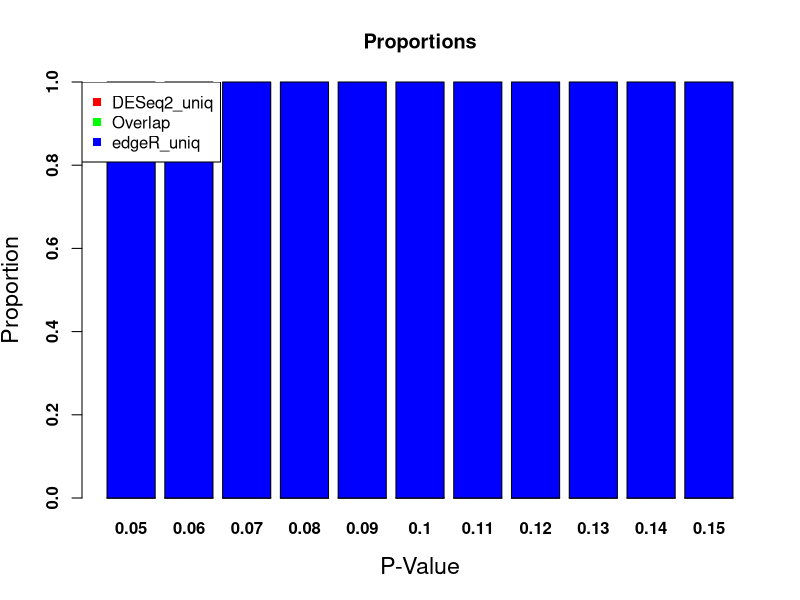
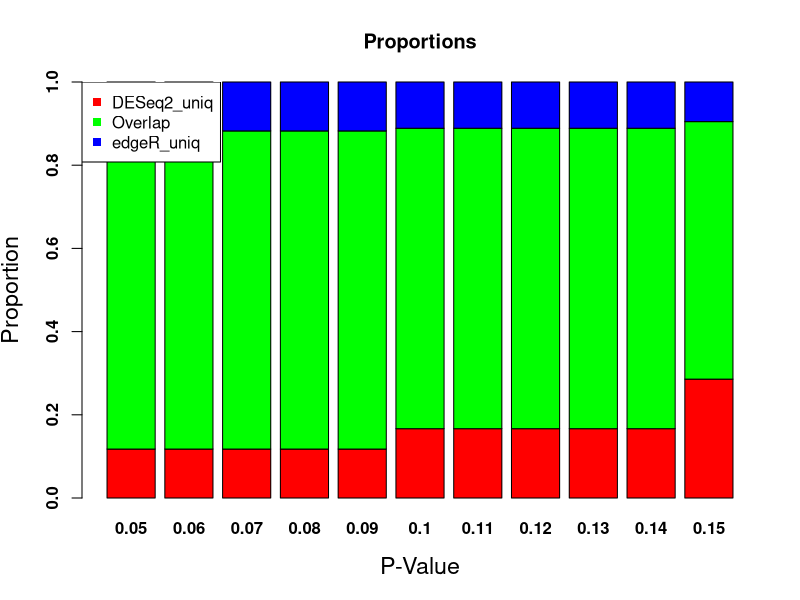
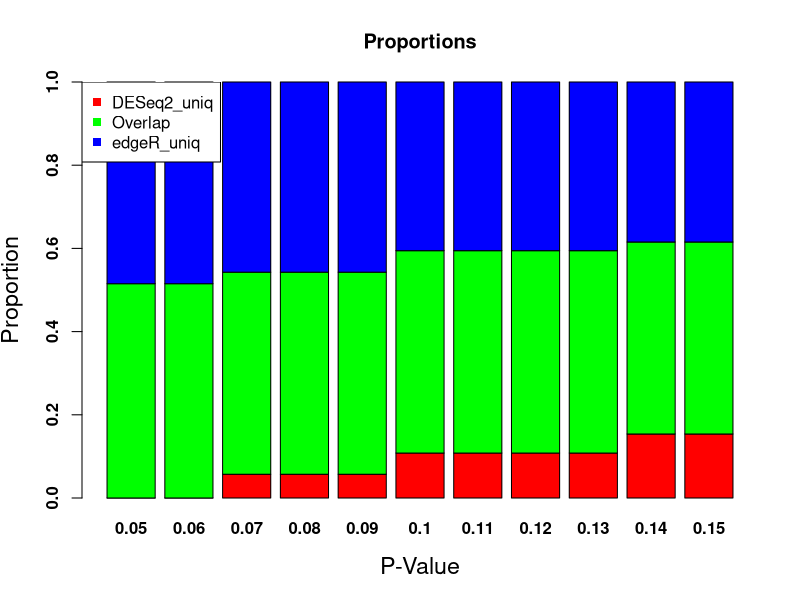
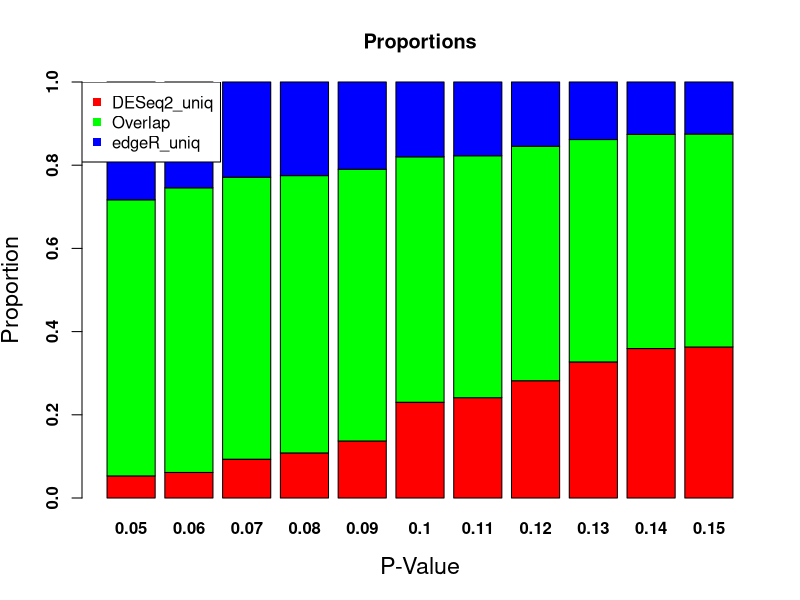
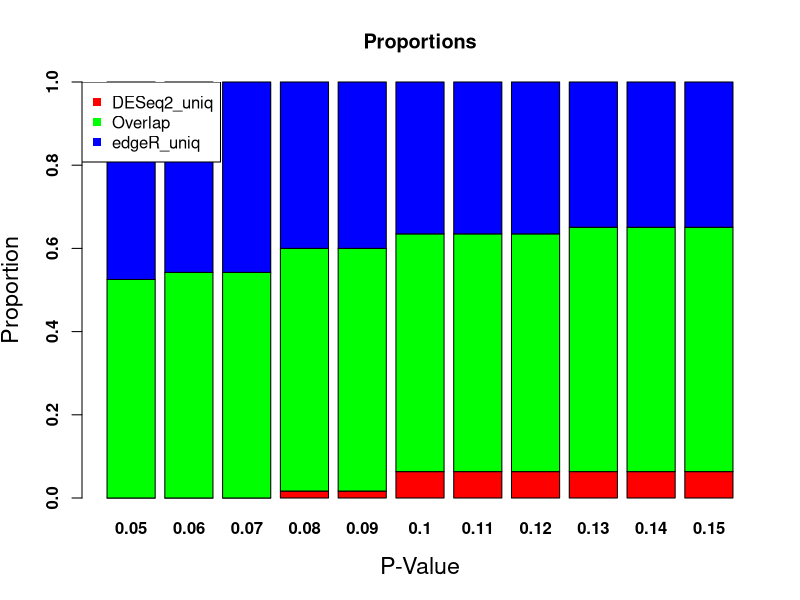
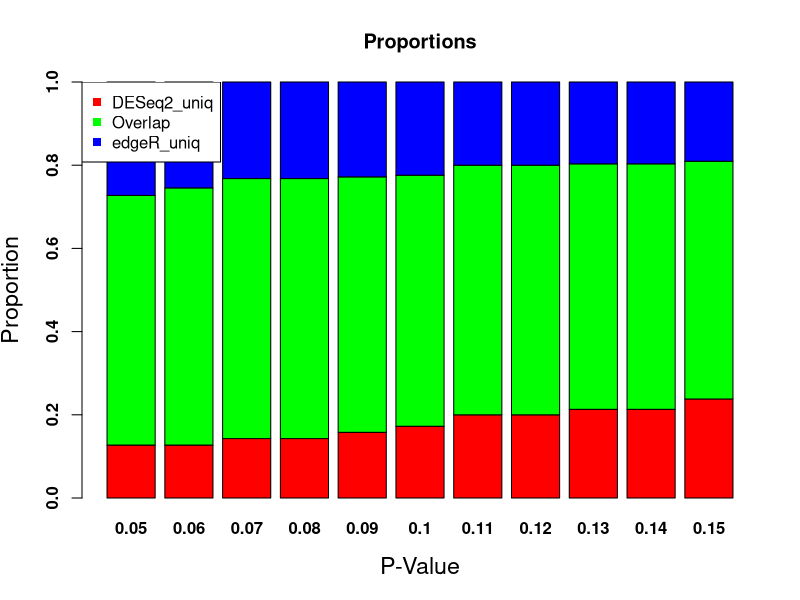

R code for these plots, in order:
library(openxlsx)

dataBaP.low <- read.xlsx('table.xlsx', sheet = 1, colNames = T, rowNames = T)
dataBaP.high <- read.xlsx('table.xlsx', sheet = 2, colNames = T, rowNames = T)
dataEE2.low <- read.xlsx('table.xlsx', sheet = 3, colNames = T, rowNames = T)
dataEE2.high <- read.xlsx('table.xlsx', sheet = 4, colNames = T, rowNames = T)
dataMix.low <- read.xlsx('table.xlsx', sheet = 5, colNames = T, rowNames = T)
dataMix.high <- read.xlsx('table.xlsx', sheet = 6, colNames = T, rowNames = T)

barplot(t(as.matrix(dataBaP.low)),ylim=c(0,1),xlab='P-Value',ylab="Proportion",main="Proportions",col=rainbow(3),font=2,cex.lab=1.4)
legend("topleft",legend=c("DESeq2_uniq","Overlap","edgeR_uniq"),pch=15,col=rainbow(3))

barplot(t(as.matrix(dataBaP.high)),ylim=c(0,1),xlab='P-Value',ylab="Proportion",main="Proportions",col=rainbow(3),font=2,cex.lab=1.4)
legend("topleft",legend=c("DESeq2_uniq","Overlap","edgeR_uniq"),pch=15,col=rainbow(3))

barplot(t(as.matrix(dataEE2.low)),ylim=c(0,1),xlab='P-Value',ylab="Proportion",main="Proportions",col=rainbow(3),font=2,cex.lab=1.4)
legend("topleft",legend=c("DESeq2_uniq","Overlap","edgeR_uniq"),pch=15,col=rainbow(3))

barplot(t(as.matrix(dataEE2.high)),ylim=c(0,1),xlab='P-Value',ylab="Proportion",main="Proportions",col=rainbow(3),font=2,cex.lab=1.4)
legend("topleft",legend=c("DESeq2_uniq","Overlap","edgeR_uniq"),pch=15,col=rainbow(3))

barplot(t(as.matrix(dataMix.low)),ylim=c(0,1),xlab='P-Value',ylab="Proportion",main="Proportions",col=rainbow(3),font=2,cex.lab=1.4)
legend("topleft",legend=c("DESeq2_uniq","Overlap","edgeR_uniq"),pch=15,col=rainbow(3))

barplot(t(as.matrix(dataMix.high)),ylim=c(0,1),xlab='P-Value',ylab="Proportion",main="Proportions",col=rainbow(3),font=2,cex.lab=1.4)
legend("topleft",legend=c("DESeq2_uniq","Overlap","edgeR_uniq"),pch=15,col=rainbow(3))
